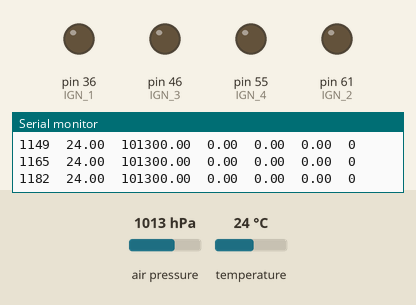
Recording of a sketch running on a simulated Arduino Mega 2560, built for the host (arithmetic inside an expression is 32-bit, double 64-bit). On the bench: output pins drawn as LEDs (lit = HIGH), the last lines printed to the serial monitor. Inputs (shaded band) come from the test bench; at power-on: air pressure 1013 hPa, temperature 24 °C. Storage starts empty.

Above: at 1.2 s.
1.3 s: air pressure set to 1016 hPa
At 1.9 s:
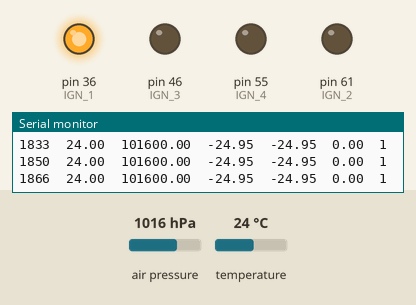
Timing chart, 0 to 12.9 s (numbered marks = the images above; inputs shaded):
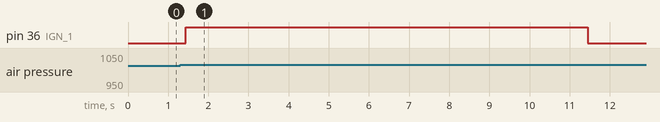

The sketch:

V_Mordachini.ino
```cpp
// Victor :) - Rocket Design
#include <Adafruit_BMP085.h>
#include <SPI.h>
#include <SD.h>

// ==========================================
// 1. OBJETOS E CONFIGURAÇÕES DE HARDWARE
// ==========================================
Adafruit_BMP085 bmp;

// Pinos do Cartão SD e Ignitores
const int chipSelect = 53;
#define IGN_1 36  // Atuador 1
#define IGN_2 61  // Atuador 2
#define IGN_3 46  // Atuador 3
#define IGN_4 55  // Atuador 4

// ==========================================
// 2. VARIÁVEIS GLOBAIS
// ==========================================
String fileName = ""; // Nome global do arquivo de log (Ex: VIC00001.txt)

// --- Calibração ---
float altitudeInicial;
const int medicoes = 30;

// --- Filtros SMA (Media Movel Simples) ---
const int tamanhoJanela = 10;
float leituras[tamanhoJanela];
int indice = 0;
float somaSMA = 0;
float alturaFiltradaSMA = 0;

const int tamanhoJanela2 = 10;
float leituras2[tamanhoJanela2];
int indice2 = 0;
float somaSMA2 = 0;
float alturaFinal = 0; // Resultado processado

// --- Máquina de Estados e Recuperação ---
enum EstadoVoo {
  SUBINDO,
  ACIONANDO_PARAQUEDAS,
  FINALIZADO
};
EstadoVoo estadoAtual = SUBINDO; // Estado inicial do foguete

unsigned long tempoInicioAcionamento = 0;
const unsigned long tempoEjecao = 10000; // Duração do acionamento: 10 segundos

// --- Lógica de Detecção de Apogeu ---
float alturaMaxima = 0.0;
float alturaAnterior = 0.0;
int contadorQuedaPares = 0;
const int confirmacoesNecessarias = 30;
const float margemEmergencia = 10.0;    // Disparo forçado se cair 10m do pico


// ==========================================
// 3. SETUP - INICIALIZAÇÃO DO SISTEMA
// ==========================================
void setup() {
  Serial.begin(115200);

  // --- 3.1. Segurança dos Atuadores ---
  // Configura como saída e força o estado LOW para evitar disparos na rampa
  pinMode(IGN_1, OUTPUT); digitalWrite(IGN_1, LOW);
  pinMode(IGN_2, OUTPUT); digitalWrite(IGN_2, LOW);
  pinMode(IGN_3, OUTPUT); digitalWrite(IGN_3, LOW);
  pinMode(IGN_4, OUTPUT); digitalWrite(IGN_4, LOW);

  // --- 3.2. Inicialização do Sensor ---
  if (!bmp.begin()) {
    Serial.println("Erro: Checar sensor BMP085!");
    while (1) {} // Trava o sistema se não achar o sensor
  }

  // --- 3.3. Inicialização do Cartão SD e Nomeação ---
  if (!SD.begin(chipSelect)) {
    Serial.println("Erro: Checar cartao SD!");
  } else {
    // Busca um nome de arquivo inédito preenchendo com zeros à esquerda (Padrão 8.3)
    int numArquivo = 1;
    String prefixo = "VIC";

    while (true) {
      String numStr = String(numArquivo);
      while ((prefixo.length() + numStr.length()) < 8) {
        numStr = "0" + numStr;
      }
      fileName = prefixo + numStr + ".txt";
      if (!SD.exists(fileName)) break;
      numArquivo++;
    }

    Serial.print("Arquivo criado: ");
    Serial.println(fileName);

    // Grava o cabeçalho no novo arquivo
    File dataFile = SD.open(fileName, FILE_WRITE);
    if (dataFile) {
      dataFile.println("Tempo(ms)\tTemp(C)\tPress(Pa)\tBruta(m)\tFinal(m)\tMax(m)\tEstado");
      dataFile.close();
    }
  }

  // --- 3.4. Calibração de Altitude Zero ---
  float soma = 0;
  for (int i = 0; i < medicoes; i++) {
    soma += bmp.readAltitude();
  }
  altitudeInicial = soma / medicoes;

  // --- 3.5. Limpeza de Memória ---
  for (int i = 0; i < tamanhoJanela; i++) leituras[i] = 0;
  for (int i = 0; i < tamanhoJanela2; i++) leituras2[i] = 0;

  Serial.println("Tempo\tTemp(C)\tPressao(Pa)\tBruta(m)\tSMA1(m)\tFinal(m)\tMax(m)\tEstado");
}


// ==========================================
// 4. LOOP - COMPUTADOR DE VOO
// ==========================================
void loop() {
  unsigned long tempoAtualVoo = millis(); // Relógio interno do ciclo atual

  // --- 4.1. Aquisição de Dados ---
  float altitudeAtual = bmp.readAltitude();
  float alturaBruta = altitudeAtual - altitudeInicial;
  float tempAtual = bmp.readTemperature();
  float pressAtual = bmp.readPressure();

  // --- 4.2. Processamento de Sinais (Filtro Duplo) ---
  // Estágio 1
  somaSMA -= leituras[indice];
  leituras[indice] = alturaBruta;
  somaSMA += leituras[indice];
  indice++;
  if (indice >= tamanhoJanela) indice = 0;
  alturaFiltradaSMA = somaSMA / tamanhoJanela;

  // Estágio 2 (Cascata)
  somaSMA2 -= leituras2[indice2];
  leituras2[indice2] = alturaFiltradaSMA;
  somaSMA2 += leituras2[indice2];
  indice2++;
  if (indice2 >= tamanhoJanela2) indice2 = 0;
  alturaFinal = somaSMA2 / tamanhoJanela2;

  // Atualiza recorde de voo
  if (alturaFinal > alturaMaxima) {
    alturaMaxima = alturaFinal;
  }

  // --- 4.3. Máquina de Estados de Recuperação ---

  if (estadoAtual == SUBINDO) {
    // A) Sistema Primário: Analisa a tendência de queda contínua
    if (alturaFinal < alturaAnterior) {
      contadorQuedaPares++;
      if (contadorQuedaPares >= confirmacoesNecessarias) {
        estadoAtual = ACIONANDO_PARAQUEDAS;
      }
    } else {
      contadorQuedaPares = 0; // Zera se oscilar para cima
    }

    // B) Sistema de Emergência: Trava de margem absoluta
    if (alturaFinal < (alturaMaxima - margemEmergencia)) {
      estadoAtual = ACIONANDO_PARAQUEDAS;
    }

    // C) Transição: Executa a ejeção (Liga o led)
    if (estadoAtual == ACIONANDO_PARAQUEDAS) {
      digitalWrite(IGN_1, HIGH);
      tempoInicioAcionamento = millis(); // Tira "foto" do relógio
    }
    alturaAnterior = alturaFinal;
  }

  else if (estadoAtual == ACIONANDO_PARAQUEDAS) {
    // Monitora o tempo sem travar o processador
    if (tempoAtualVoo - tempoInicioAcionamento >= tempoEjecao) {
      digitalWrite(IGN_1, LOW); // Corta a corrente após 10s
      estadoAtual = FINALIZADO;
    }
  }

  // Se estadoAtual == FINALIZADO, o código apenas pula a máquina de estados e continua gravando.

  // --- 4.4. Armazenamento de Dados ---
  String dataString = "";
  dataString += String(tempoAtualVoo); dataString += "\t";
  dataString += String(tempAtual);     dataString += "\t";
  dataString += String(pressAtual);    dataString += "\t";
  dataString += String(alturaBruta);   dataString += "\t";
  dataString += String(alturaFinal);   dataString += "\t";
  dataString += String(alturaMaxima);  dataString += "\t";
  dataString += String(estadoAtual);

  // Grava no SD
  File dataFile = SD.open(fileName, FILE_WRITE);
  if (dataFile) {
    dataFile.println(dataString);
    dataFile.close();
  }

  // Saída de monitoramento (Serial)
  Serial.println(dataString);

}
```

Measured:
- the behaviour switches between 1014 and 1015 hPa on air pressure (found by bisection; images 0 and 1)
- after the input at 1.3 s, pin 36 (IGN_1): LOW → HIGH after 0.14 s, → LOW 10.0 s later
